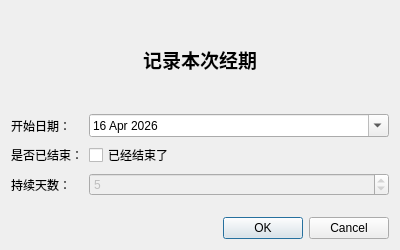
<?xml version="1.0" encoding="UTF-8"?>
<ui version="4.0">
 <class>PeriodStartDialog</class>
 <widget class="QDialog" name="PeriodStartDialog">
  <property name="geometry">
   <rect>
    <x>0</x>
    <y>0</y>
    <width>400</width>
    <height>250</height>
   </rect>
  </property>
  <property name="windowTitle">
   <string>记录经期</string>
  </property>
  <layout class="QVBoxLayout" name="verticalLayout">
   <item>
    <widget class="QLabel" name="labelTitle">
     <property name="font">
      <font>
       <pointsize>14</pointsize>
       <bold>true</bold>
      </font>
     </property>
     <property name="text">
      <string>记录本次经期</string>
     </property>
     <property name="alignment">
      <set>Qt::AlignCenter</set>
     </property>
    </widget>
   </item>
   <item>
    <layout class="QFormLayout" name="formLayout">
     <item row="0" column="0">
      <widget class="QLabel" name="labelStart">
       <property name="text">
        <string>开始日期：</string>
       </property>
      </widget>
     </item>
     <item row="0" column="1">
      <widget class="QDateEdit" name="dateEditStart">
       <property name="calendarPopup">
        <bool>true</bool>
       </property>
       <property name="date">
        <date>
         <year>2026</year>
         <month>4</month>
         <day>16</day>
        </date>
       </property>
      </widget>
     </item>
     <item row="1" column="0">
      <widget class="QLabel" name="labelEnded">
       <property name="text">
        <string>是否已结束：</string>
       </property>
      </widget>
     </item>
     <item row="1" column="1">
      <widget class="QCheckBox" name="checkBoxEnded">
       <property name="text">
        <string>已经结束了</string>
       </property>
      </widget>
     </item>
     <item row="2" column="0">
      <widget class="QLabel" name="labelDuration">
       <property name="text">
        <string>持续天数：</string>
       </property>
      </widget>
     </item>
     <item row="2" column="1">
      <widget class="QSpinBox" name="spinDuration">
       <property name="enabled">
        <bool>false</bool>
       </property>
       <property name="minimum">
        <number>2</number>
       </property>
       <property name="maximum">
        <number>10</number>
       </property>
       <property name="value">
        <number>5</number>
       </property>
      </widget>
     </item>
    </layout>
   </item>
   <item>
    <widget class="QDialogButtonBox" name="buttonBox">
     <property name="orientation">
      <enum>Qt::Horizontal</enum>
     </property>
     <property name="standardButtons">
      <set>QDialogButtonBox::Cancel|QDialogButtonBox::Ok</set>
     </property>
    </widget>
   </item>
  </layout>
 </widget>
 <resources/>
 <connections>
  <connection>
   <sender>buttonBox</sender>
   <signal>accepted()</signal>
   <receiver>PeriodStartDialog</receiver>
   <slot>accept()</slot>
   <hints>
    <hint type="sourcelabel">
     <x>248</x>
     <y>254</y>
    </hint>
    <hint type="destinationlabel">
     <x>157</x>
     <y>274</y>
    </hint>
   </hints>
  </connection>
  <connection>
   <sender>buttonBox</sender>
   <signal>rejected()</signal>
   <receiver>PeriodStartDialog</receiver>
   <slot>reject()</slot>
   <hints>
    <hint type="sourcelabel">
     <x>316</x>
     <y>260</y>
    </hint>
    <hint type="destinationlabel">
     <x>286</x>
     <y>274</y>
    </hint>
   </hints>
  </connection>
  <connection>
   <sender>checkBoxEnded</sender>
   <signal>toggled(bool)</signal>
   <receiver>spinDuration</receiver>
   <slot>setEnabled(bool)</slot>
   <hints>
    <hint type="sourcelabel">
     <x>213</x>
     <y>126</y>
    </hint>
    <hint type="destinationlabel">
     <x>213</x>
     <y>156</y>
    </hint>
   </hints>
  </connection>
 </connections>
</ui>
